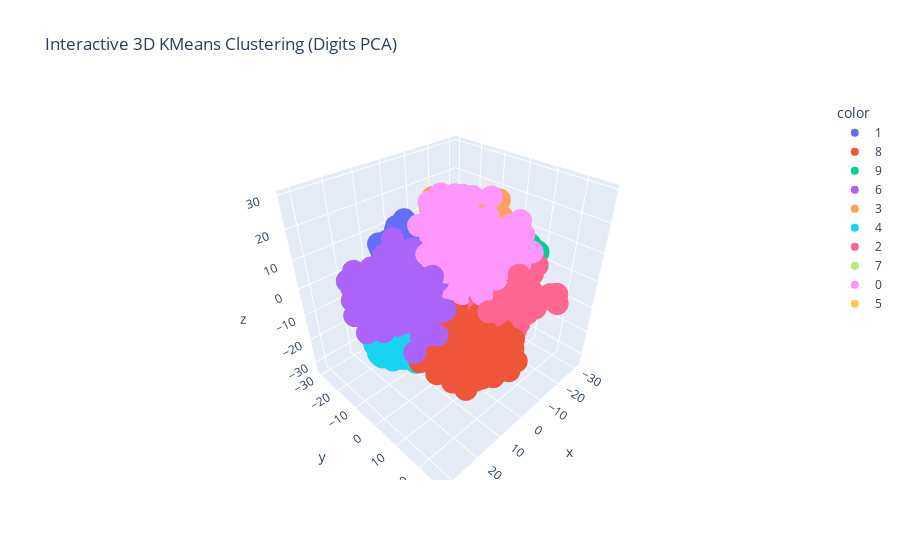

Notebook code for this chart:
### Code cell
import plotly.express as px
from sklearn.datasets import load_digits
from sklearn.decomposition import PCA
from sklearn.cluster import KMeans

digits = load_digits()
X_pca = PCA(n_components=3).fit_transform(digits.data)
labels = KMeans(n_clusters=10, random_state=42).fit_predict(X_pca)

fig = px.scatter_3d(
    x=X_pca[:, 0],
    y=X_pca[:, 1],
    z=X_pca[:, 2],
    color=labels.astype(str),
    title="Interactive 3D KMeans Clustering (Digits PCA)"
)
fig.show()

### Figure 1 — Plotly figure (JSON) as saved in the notebook; plotly's stock layout.template omitted (floating-point values rounded to 4 significant figures; data arrays with more than 128 entries replaced by an {"elided": "..."} marker saying what was removed)
{"data": [{"hovertemplate": "color=1<br>x=%{x}<br>y=%{y}<br>z=%{z}<extra></extra>", "legendgroup": "1", "marker": {"color": "#636efa", "symbol": "circle"}, "mode": "markers", "name": "1", "scene": "scene", "showlegend": true, "type": "scatter3d", "x": {"elided": "184 float values"}, "y": {"elided": "184 float values"}, "z": {"elided": "184 float values"}}, {"hovertemplate": "color=8<br>x=%{x}<br>y=%{y}<br>z=%{z}<extra></extra>", "legendgroup": "8", "marker": {"color": "#EF553B", "symbol": "circle"}, "mode": "markers", "name": "8", "scene": "scene", "showlegend": true, "type": "scatter3d", "x": {"elided": "168 float values"}, "y": {"elided": "168 float values"}, "z": {"elided": "168 float values"}}, {"hovertemplate": "color=9<br>x=%{x}<br>y=%{y}<br>z=%{z}<extra></extra>", "legendgroup": "9", "marker": {"color": "#00cc96", "symbol": "circle"}, "mode": "markers", "name": "9", "scene": "scene", "showlegend": true, "type": "scatter3d", "x": {"elided": "167 float values"}, "y": {"elided": "167 float values"}, "z": {"elided": "167 float values"}}, {"hovertemplate": "color=6<br>x=%{x}<br>y=%{y}<br>z=%{z}<extra></extra>", "legendgroup": "6", "marker": {"color": "#ab63fa", "symbol": "circle"}, "mode": "markers", "name": "6", "scene": "scene", "showlegend": true, "type": "scatter3d", "x": {"elided": "170 float values"}, "y": {"elided": "170 float values"}, "z": {"elided": "170 float values"}}, {"hovertemplate": "color=3<br>x=%{x}<br>y=%{y}<br>z=%{z}<extra></extra>", "legendgroup": "3", "marker": {"color": "#FFA15A", "symbol": "circle"}, "mode": "markers", "name": "3", "scene": "scene", "showlegend": true, "type": "scatter3d", "x": {"elided": "219 float values"}, "y": {"elided": "219 float values"}, "z": {"elided": "219 float values"}}, {"hovertemplate": "color=4<br>x=%{x}<br>y=%{y}<br>z=%{z}<extra></extra>", "legendgroup": "4", "marker": {"color": "#19d3f3", "symbol": "circle"}, "mode": "markers", "name": "4", "scene": "scene", "showlegend": true, "type": "scatter3d", "x": {"elided": "184 float values"}, "y": {"elided": "184 float values"}, "z": {"elided": "184 float values"}}, {"hovertemplate": "color=2<br>x=%{x}<br>y=%{y}<br>z=%{z}<extra></extra>", "legendgroup": "2", "marker": {"color": "#FF6692", "symbol": "circle"}, "mode": "markers", "name": "2", "scene": "scene", "showlegend": true, "type": "scatter3d", "x": {"elided": "163 float values"}, "y": {"elided": "163 float values"}, "z": {"elided": "163 float values"}}, {"hovertemplate": "color=7<br>x=%{x}<br>y=%{y}<br>z=%{z}<extra></extra>", "legendgroup": "7", "marker": {"color": "#B6E880", "symbol": "circle"}, "mode": "markers", "name": "7", "scene": "scene", "showlegend": true, "type": "scatter3d", "x": {"elided": "191 float values"}, "y": {"elided": "191 float values"}, "z": {"elided": "191 float values"}}, {"hovertemplate": "color=0<br>x=%{x}<br>y=%{y}<br>z=%{z}<extra></extra>", "legendgroup": "0", "marker": {"color": "#FF97FF", "symbol": "circle"}, "mode": "markers", "name": "0", "scene": "scene", "showlegend": true, "type": "scatter3d", "x": {"elided": "181 float values"}, "y": {"elided": "181 float values"}, "z": {"elided": "181 float values"}}, {"hovertemplate": "color=5<br>x=%{x}<br>y=%{y}<br>z=%{z}<extra></extra>", "legendgroup": "5", "marker": {"color": "#FECB52", "symbol": "circle"}, "mode": "markers", "name": "5", "scene": "scene", "showlegend": true, "type": "scatter3d", "x": {"elided": "170 float values"}, "y": {"elided": "170 float values"}, "z": {"elided": "170 float values"}}], "layout": {"legend": {"title": {"text": "color"}, "tracegroupgap": 0}, "scene": {"domain": {"x": [0, 1], "y": [0, 1]}, "xaxis": {"title": {"text": "x"}}, "yaxis": {"title": {"text": "y"}}, "zaxis": {"title": {"text": "z"}}}, "title": {"text": "Interactive 3D KMeans Clustering (Digits PCA)"}}}
